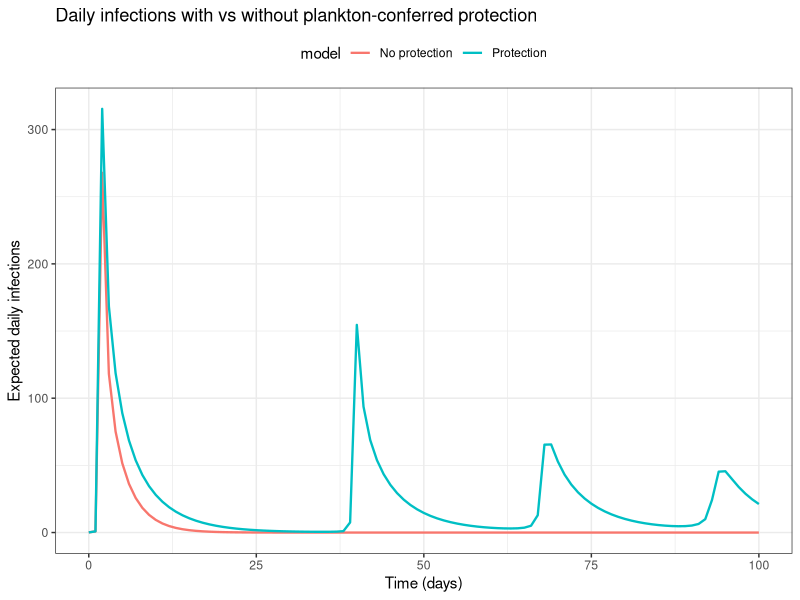
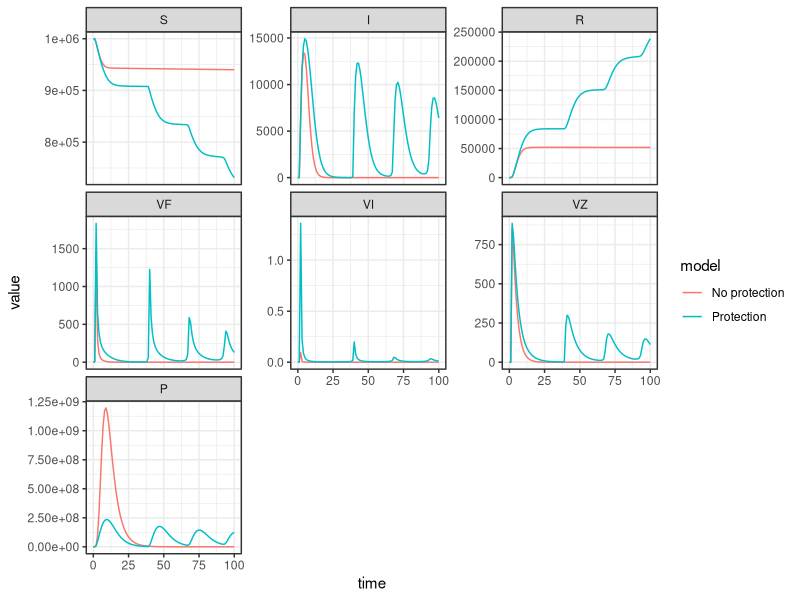
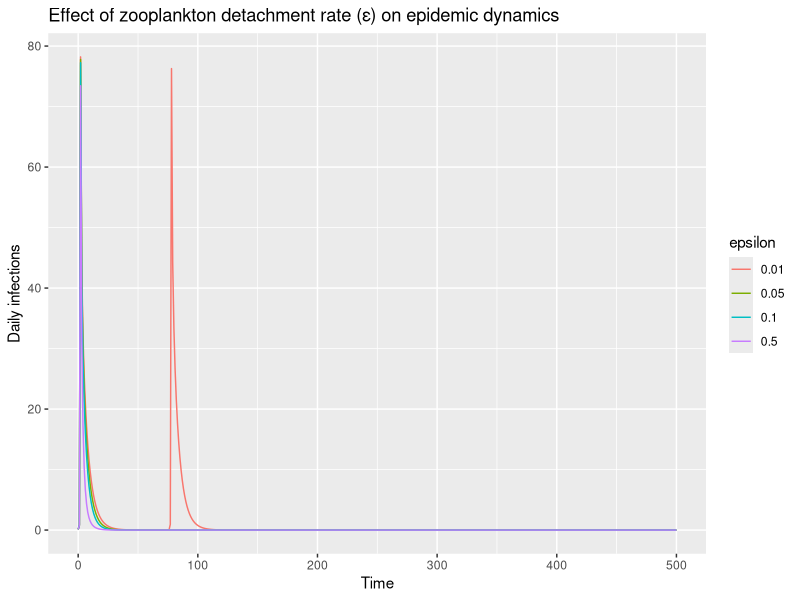

Source code (R) for these figures, in order:
# model_protection.R
# Two tiny models (No-Protection vs Protection) + B1 (time series) + B2 (robustness bars)

suppressPackageStartupMessages({
    library(deSolve)
    library(tidyverse)
    library(patchwork)
})

# -------------------- Output helper --------------------
expected_daily <- function(sim_df) {
    p <- attr(sim_df, "params")  # named numeric vector
    sim_tb <- as_tibble(sim_df) %>%
        mutate(across(everything(), as.numeric))  # strip attributes & classes
    Veff <- sim_tb$VF + p[["theta"]] * (sim_tb$VZ + sim_tb$VI)
    lambda_H <- p[["beta"]] * Veff / (1 + p[["h_V"]] * Veff)

    tibble(time = sim_tb$time, daily = lambda_H * sim_tb$S)
}
# -------------------- Core ODEs --------------------

rhs_factory <- function() {
    function(t, y, p) {
        with(as.list(c(y, p)), {

            # Human compartments
            N <- S + I + R
            Veff <- (VF + VI) + theta*VZ # effective vibrio population size
            lambda_H <- beta * Veff^2 / (1 + h_V * Veff^2) # type III infection

            dS <- b*N + omega*R - delta*S - lambda_H*S
            dI <- lambda_H*S - (gamma + delta_I + delta)*I
            dR <- gamma*I - (omega + delta)*R

            # Free Vibrio
            dVF <- sigma*I - delta_V*VF - lambda*VF*Z0 + (1-rho)*epsilon*VZ + kappa*VI - mu*VF*P

            # Zooplankton associated Vibrio
            dVZ <- lambda*VF*Z0 - epsilon*VZ - delta_V*VZ # - (1-g)*mu*VZ*P

            # Immune Vibrio (rho = detachment fraction, g = immunity)
            dVI <- rho*epsilon*VZ - kappa*VI - delta_V*VI - (1-g)*mu*VI*P

            # Phage
            dP <- tau*mu*(VF + (1-g)*VI + (1-g)*VZ)*P - delta_P*P

            list(c(dS, dI, dR, dVF, dVZ, dVI, dP))
        })
    }
}

# -------------------- Simulation --------------------
simulate_min <- function(rho = 0, g = 1, times = 0:500, params = list(), init = list()) {
    p <- modifyList(list(
        b=6.85e-5, delta=3.8e-5,
        omega=1e-4, gamma=0.4, delta_I=0.05,
        beta=1.2e-7, h_V=1e-5,
        sigma=50, delta_V=0.2,
        mu=8e-5, tau=80, delta_P=0.20,
        lambda=0.2,
        epsilon=0.1,
        theta=1, Z0=1,
        rho=rho, g=g,
        kappa=log(2)/(12/24)
    ), params)

    p <- unlist(p)   # <-- key step: force numerics

    y0 <- modifyList(list(
        S=1e6, I=0, R=0,
        VF=1, VZ=0, VI=0, P=4e3
    ), init)

    y <- unlist(y0)

    rhs <- rhs_factory()
    out <- ode(y=y, times=times, func=rhs, parms=p, method="lsoda") %>%
        as_tibble() %>%
        mutate(across(everything(), as.numeric))
    attr(out, "params") <- p
    out
}



# -------------------- Run scenarios --------------------
times = 0:100
params_update <- list(b=0, omega = 0, mu = 2e-5, gamma = 0.6, delta_V = 0.3, epsilon = 0.05)
#params_update <- list(b=0, mu=6e-5, omega = 0, delta_V = 1e-1, c_lambda = 10, gamma = 0.4)
sim_no  <- simulate_min(rho=0.5, g=0, times=times, params = params_update)
sim_yes <- simulate_min(rho=0.5, g=0.9, times=times, params = params_update)

bind_rows(
    expected_daily(sim_no)  %>% mutate(model="No protection"),
    expected_daily(sim_yes) %>% mutate(model="Protection")
) %>%
    ggplot(aes(time, daily, color=model)) +
    geom_line(linewidth=0.8) +
    scale_y_continuous(labels=scales::comma) +
    labs(x="Time (days)", y="Expected daily infections",
         title="Daily infections with vs without plankton-conferred protection") +
    theme_bw() + theme(legend.position="top")

bind_rows(
    sim_no  %>% mutate(model="No protection"),
    sim_yes %>% mutate(model="Protection")
) %>%
    #select(time, VF, VZ, VI, P, model) %>%
    pivot_longer(-c(model, time)) %>%
    mutate(name = factor(name, c("S", "I", "R", "VF", "VI", "VZ", "P"))) %>%
    ggplot() +
    geom_line(aes(time, value, color=model)) +
    facet_wrap(~name, scales = "free_y") +
    coord_cartesian(clip = "off") +
    theme_bw() +
    theme() +
    guides() +
    labs()


epsilons <- c(0.5, 0.1, 0.05, 0.01)
sims <- map(epsilons, ~simulate_min(rho=0.5, g=0.8, params=list(epsilon=.x)))
names(sims) <- epsilons

df <- bind_rows(lapply(names(sims), function(e) {
    expected_daily(sims[[e]]) %>% mutate(epsilon=e)
}))

ggplot(df, aes(time, daily, color=epsilon)) +
    geom_line() +
    labs(y="Daily infections", x="Time",
         title="Effect of zooplankton detachment rate (ε) on epidemic dynamics")
